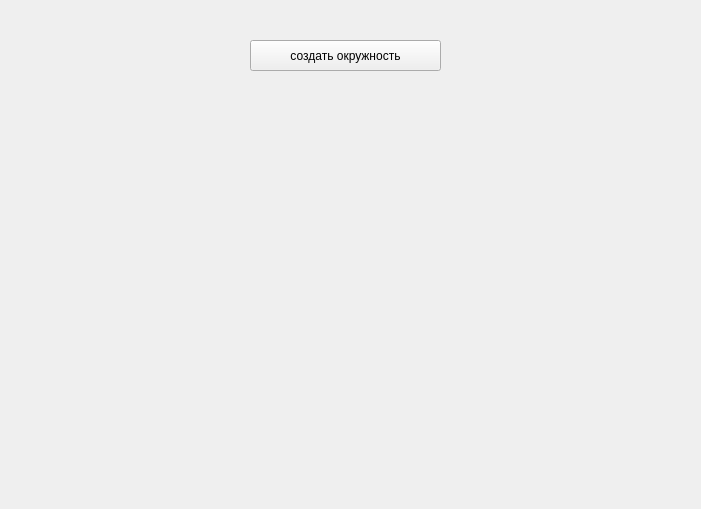
<?xml version="1.0" encoding="UTF-8"?>
<ui version="4.0">
 <class>Form</class>
 <widget class="QWidget" name="Form">
  <property name="geometry">
   <rect>
    <x>0</x>
    <y>0</y>
    <width>701</width>
    <height>509</height>
   </rect>
  </property>
  <property name="windowTitle">
   <string>Form</string>
  </property>
  <widget class="QPushButton" name="pushButton">
   <property name="geometry">
    <rect>
     <x>250</x>
     <y>40</y>
     <width>191</width>
     <height>31</height>
    </rect>
   </property>
   <property name="text">
    <string>создать окружность</string>
   </property>
  </widget>
 </widget>
 <resources/>
 <connections/>
</ui>
